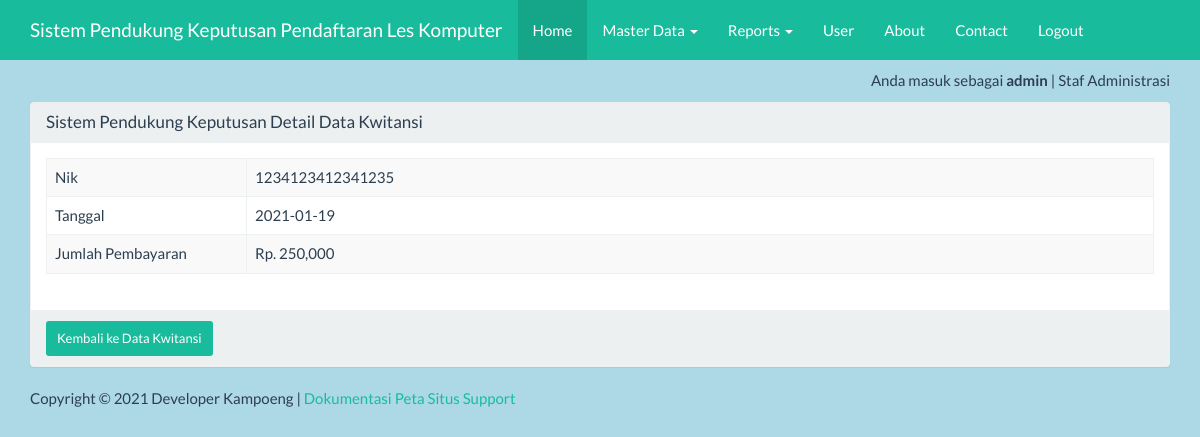
Page /index_admin.php?page=kwitansi&actions=detail&id=7 (signed in) on the committed database.
### tables this page shows
CREATE TABLE `tb_kwitansi` (
  `id_kwitansi` int(11) NOT NULL,
  `tanggal` date NOT NULL,
  `nik` varchar(25) NOT NULL,
  `jumlah_pembayaran` int(20) NOT NULL
);

### views/kwitansi_detail.php (the view)
<div class="container">
    <div class="row">
        <div class="col-xs-12">
            <div class="panel panel-default">
                <div class="panel-heading">
                    <h3 class="panel-title">Sistem Pendukung Keputusan Detail Data Kwitansi</h3>
                </div>
                <div class="panel-body">
                    <?php
                    $sql = "SELECT *FROM tb_kwitansi WHERE id_kwitansi ='" . $_GET ['id'] . "'";
                    $query = mysqli_query($koneksi, $sql) or die("SQL Detail error");
                    $data = mysqli_fetch_array($query);
                    ?>
                    <table class="table table-bordered table-striped table-hover">
                        <tr>
                            <td width="200">Nik</td> <td><?= $data['nik'] ?></td>
                        </tr>
                        <tr>
                            <td>Tanggal</td> <td><?= $data['tanggal'] ?></td>
                        </tr>
                        <tr>
                            <td>Jumlah Pembayaran</td> <td>Rp. <?= number_format($data['jumlah_pembayaran']) ?></td>
                        </tr>
                    </table>
                </div>
                <div class="panel-footer">
                    <a href="?page=kwitansi&actions=tampil" class="btn btn-success btn-sm">
                        Kembali ke Data Kwitansi </a>
                </div>
            </div>
        </div>
    </div>
</div>

### index_admin.php (style rules this page uses)
body { margin-top:70px; background-color: lightblue; }

### rows in the picture
tb_kwitansi: nik "1234123412341235", tanggal "2021-01-19", jumlah_pembayaran "250,000"

### other values in the picture
$_SESSION['username'] "admin"
$_SESSION['ket'] "Staf Administrasi"
